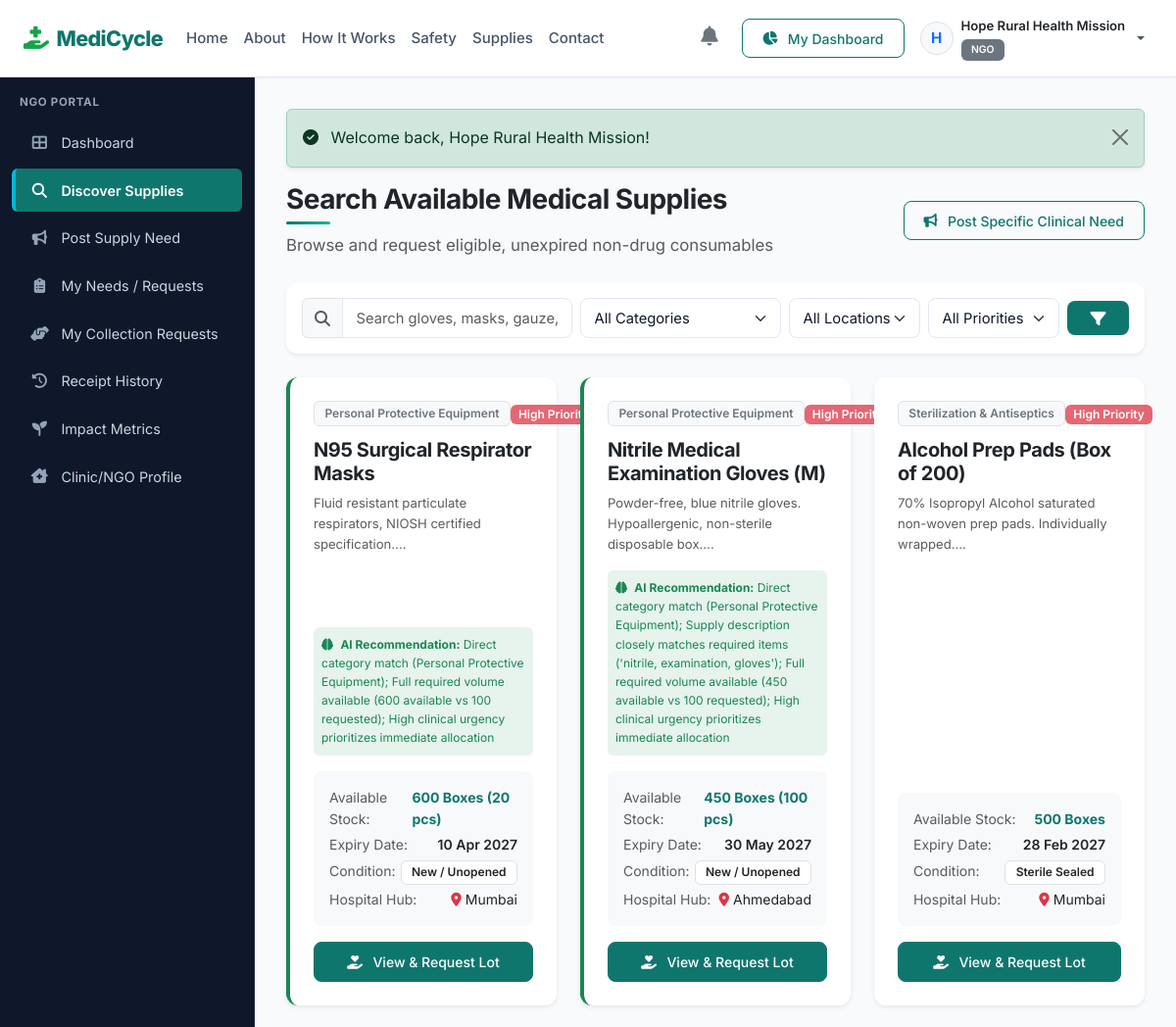
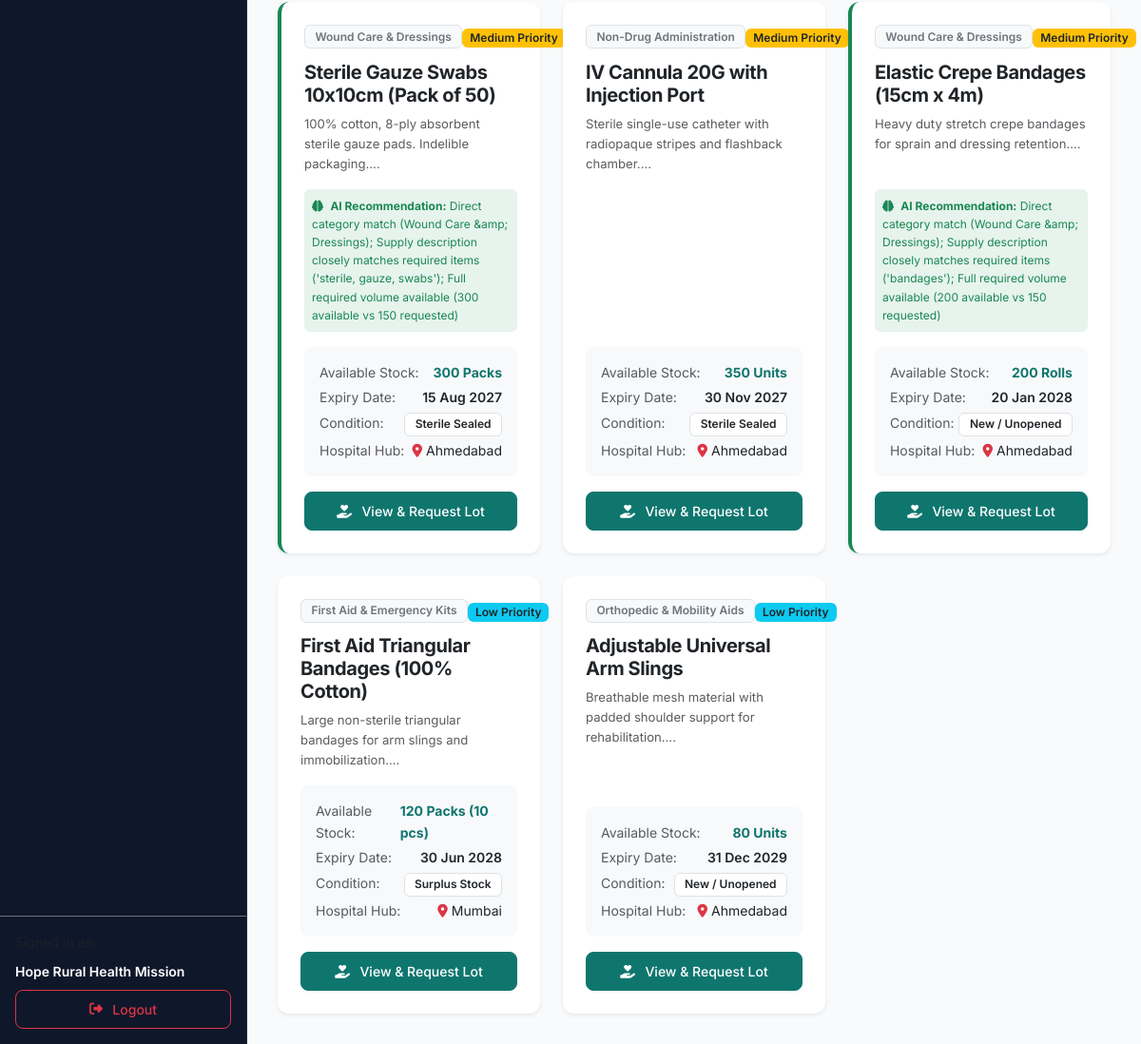
/ngo/search-supplies.php (signed in), run on the app's committed database (2 pictures, top to bottom).
### tables this page shows
CREATE TABLE medical_supplies (
    id INT AUTO_INCREMENT PRIMARY KEY,
    supplier_id INT NOT NULL,
    category_id INT NOT NULL,
    supply_name VARCHAR(150) NOT NULL,
    description TEXT,
    quantity INT NOT NULL,
    unit VARCHAR(50) NOT NULL,
    condition_status ENUM('New / Unopened', 'Sterile Sealed', 'Surplus Stock') NOT NULL,
    packaging_status ENUM('Original Factory Seal', 'Tamper Evident Packaging', 'Intact Outer Box') NOT NULL,
    expiry_date DATE NOT NULL,
    batch_number VARCHAR(100) DEFAULT NULL,
    storage_requirements VARCHAR(150) DEFAULT 'Room Temperature',
    location VARCHAR(150) NOT NULL,
    availability_date DATE DEFAULT NULL,
    minimum_request_quantity INT DEFAULT 1,
    status ENUM('Available', 'Reserved', 'Handed Over', 'Completed', 'Cancelled') DEFAULT 'Available',
    priority_score INT DEFAULT 50,
    priority_level ENUM('Low', 'Medium', 'High', 'Critical') DEFAULT 'Medium',
    created_at TIMESTAMP DEFAULT CURRENT_TIMESTAMP,
    updated_at TIMESTAMP DEFAULT CURRENT_TIMESTAMP ON UPDATE CURRENT_TIMESTAMP,
    CONSTRAINT fk_supply_supplier FOREIGN KEY (supplier_id) REFERENCES users(id) ON DELETE CASCADE,
    CONSTRAINT fk_supply_category FOREIGN KEY (category_id) REFERENCES categories(id) ON DELETE RESTRICT,
    INDEX idx_supply_status (status),
    INDEX idx_supply_expiry (expiry_date),
    INDEX idx_supply_priority (priority_score)
);

CREATE TABLE categories (
    id INT AUTO_INCREMENT PRIMARY KEY,
    category_name VARCHAR(100) NOT NULL UNIQUE,
    description TEXT,
    icon VARCHAR(50) DEFAULT 'fa-box-medical',
    status ENUM('active', 'inactive') DEFAULT 'active',
    created_at TIMESTAMP DEFAULT CURRENT_TIMESTAMP
);

CREATE TABLE organizations (
    id INT AUTO_INCREMENT PRIMARY KEY,
    user_id INT NOT NULL,
    organization_name VARCHAR(150) NOT NULL,
    organization_type VARCHAR(50) NOT NULL,
    license_number VARCHAR(100) DEFAULT NULL,
    address TEXT NOT NULL,
    city VARCHAR(100) NOT NULL,
    state VARCHAR(100) NOT NULL,
    pincode VARCHAR(20) NOT NULL,
    verification_status ENUM('pending', 'verified', 'rejected') DEFAULT 'verified',
    created_at TIMESTAMP DEFAULT CURRENT_TIMESTAMP,
    CONSTRAINT fk_org_user FOREIGN KEY (user_id) REFERENCES users(id) ON DELETE CASCADE,
    INDEX idx_org_city (city)
);

### ngo/search-supplies.php (the view, shortened to what this page needs)
<?php
require_once __DIR__ . '/../config/config.php';
$userId = $_SESSION['user_id'];
$search = clean($_GET['search'] ?? '');
$reqStmt = $pdo->prepare("SELECT * FROM requirements WHERE organization_id = ? AND status = 'Active'");
$reqStmt->execute([$userId]);
$myRequirements = $reqStmt->fetchAll();
$sql = "SELECT s.*, c.category_name, o.organization_name as supplier_name, o.city as supplier_city
        FROM medical_supplies s
        JOIN categories c ON s.category_id = c.id
        JOIN organizations o ON s.supplier_id = o.user_id
        WHERE s.status = 'Available' AND s.expiry_date > CURDATE()";
$params = [];
$sql .= " ORDER BY s.priority_score DESC, s.created_at DESC";
$stmt = $pdo->prepare($sql);
$stmt->execute($params);
$supplies = $stmt->fetchAll();
include __DIR__ . '/../includes/header.php';
include __DIR__ . '/../includes/navbar.php';
?>
<div class="app-container">
    <?php include __DIR__ . '/../includes/sidebar.php'; ?>
    <div class="app-content">
        <?php echo render_flash_messages(); ?>
        <div class="d-flex flex-wrap justify-content-between align-items-center mb-4">
            <div>
                <h3 class="fw-bold text-dark mb-1">Search Available Medical Supplies</h3>
                <div class="heading-accent-line start" style="width: 45px; height: 3px; margin: 0.35rem 0 0.5rem;"></div>
                <p class="text-muted small mb-0 page-headline">Browse and request eligible, unexpired non-drug consumables</p>
            </div>
            <a href="<?php echo BASE_URL; ?>/ngo/post-requirement.php" class="btn btn-outline-primary btn-sm">
                <i class="fas fa-bullhorn me-1"></i> Post Specific Clinical Need
            </a>
        </div>
        <div class="card border-0 shadow-sm mb-4">
            <div class="card-body p-3">
                <form action="<?php echo BASE_URL; ?>/ngo/search-supplies.php" method="GET" class="row g-2 align-items-center">
                    <div class="col-md-4">
                        <div class="input-group">
                            <span class="input-group-text bg-light"><i class="fas fa-search text-muted"></i></span>
                            <input type="text" class="form-control" name="search" value="<?php echo e($search); ?>" placeholder="Search gloves, masks, gauze, bandages...">
                        </div>
                    </div>
                    <div class="col-md-3">
                        <select class="form-select" name="category">
                            <option value="">All Categories</option>
                        </select>
                    </div>
                    <div class="col-md-2">
                        <select class="form-select" name="city">
                            <option value="">All Locations</option>
                        </select>
                    </div>
                    <div class="col-md-2">
                        <select class="form-select" name="priority">
                            <option value="">All Priorities</option>
                        </select>
                    </div>
                    <div class="col-md-1 d-flex gap-1">
                        <button type="submit" class="btn btn-teal w-100 text-white" style="background:#0f766e;">
                            <i class="fas fa-filter"></i>
                        </button>
                    </div>
                </form>
            </div>
        </div>
        <div class="row g-4">
            <?php if (!empty($supplies)): ?>
                <?php foreach ($supplies as $s): ?>
                    <?php
                        $isSmartMatch = false;
                        $matchReason = '';
                        foreach ($myRequirements as $req) {
                            $m = calculate_match_score($s, $req);
                            if ($m['is_recommended']) {
                                $isSmartMatch = true;
                                $matchReason = $m['summary'];
                                break;
                            }
                        }
                    ?>
                    <div class="col-md-6 col-lg-4">
                        <div class="card h-100 border-0 shadow-sm card-hover d-flex flex-column <?php echo $isSmartMatch ? 'border-start border-4 border-success' : ''; ?>">
                            <div class="card-body p-4 d-flex flex-column">
                                <div class="d-flex justify-content-between align-items-start mb-2">
                                    <span class="badge bg-light text-secondary border"><?php echo e($s['category_name']); ?></span>
                                    <div>
                                        <?php echo priority_badge($s['priority_level']); ?>
                                    </div>
                                </div>
                                <h5 class="fw-bold text-dark mt-1 mb-2">
                                    <a href="<?php echo BASE_URL; ?>/ngo/supply-details.php?id=<?php echo $s['id']; ?>" class="text-dark text-decoration-none">
                                        <?php echo e($s['supply_name']); ?>
                                    </a>
                                </h5>
                                <p class="text-muted small mb-3 flex-grow-1" style="font-size:0.82rem;">
                                    <?php echo e(substr($s['description'] ?? '', 0, 95)) . '...'; ?>
                                </p>
                                <?php if ($isSmartMatch): ?>
                                    <div class="p-2 mb-3 bg-success bg-opacity-10 text-success rounded small" style="font-size:0.75rem;">
                                        <i class="fas fa-brain me-1"></i> <strong>AI Recommendation:</strong> <?php echo e($matchReason); ?>
                                    </div>
                                <?php endif; ?>
                                <div class="bg-light p-3 rounded-3 small mb-3">
                                    <div class="d-flex justify-content-between mb-1">
                                        <span class="text-muted">Available Stock:</span>
                                        <span class="fw-bold text-teal"><?php echo number_format($s['quantity']) . ' ' . e($s['unit']); ?></span>
                                    </div>
                                    <div class="d-flex justify-content-between mb-1">
                                        <span class="text-muted">Expiry Date:</span>
                                        <span class="fw-semibold text-dark"><?php echo format_date($s['expiry_date']); ?></span>
                                    </div>
                                    <div class="d-flex justify-content-between mb-1">
                                        <span class="text-muted">Condition:</span>
                                        <span class="badge bg-white text-dark border"><?php echo e($s['condition_status']); ?></span>
                                    </div>
                                    <div class="d-flex justify-content-between">
                                        <span class="text-muted">Hospital Hub:</span>
                                        <span class="text-dark"><i class="fas fa-map-marker-alt text-danger me-1"></i><?php echo e($s['supplier_city']); ?></span>
                                    </div>
                                </div>
                                <div class="mt-auto">
                                    <a href="<?php echo BASE_URL; ?>/ngo/supply-details.php?id=<?php echo $s['id']; ?>" class="btn btn-primary btn-sm w-100">
                                        <i class="fas fa-hand-holding-heart me-1"></i> View & Request Lot
                                    </a>
                                </div>
                            </div>
                        </div>
                    </div>
                <?php endforeach; ?>
            <?php endif; ?>
        </div>
    </div>
</div>
<?php include __DIR__ . '/../includes/footer.php'; ?>

### includes/functions.php (shortened to what this page needs)
<?php
function e($string) {
    return htmlspecialchars((string)($string ?? ''), ENT_QUOTES, 'UTF-8');
}
function clean($data) {
    return trim(strip_tags((string)($data ?? '')));
}
function format_date($dateStr, $format = 'd M Y') {
    $timestamp = strtotime($dateStr);
    return $timestamp ? date($format, $timestamp) : 'N/A';
}
function priority_badge($priority) {
    $priority = trim($priority);
    $class = match(strtolower($priority)) {
        'critical' => 'bg-danger text-white',
        'high'     => 'bg-danger bg-opacity-75 text-white',
        'medium'   => 'bg-warning text-dark',
        'low'      => 'bg-info text-dark',
        default    => 'bg-secondary text-white'
    };
    return '<span class="badge ' . $class . ' px-2 py-1">' . e(ucfirst($priority)) . ' Priority</span>';
}
function calculate_match_score($supply, $requirement) {
    $score = 0;
    $reasons = [];
    if ($supply['category_id'] == $requirement['category_id']) {
        $score += 35;
        $reasons[] = "Direct category match (" . e($supply['category_name'] ?? 'Consumable') . ")";
    }
    $supplyWords = array_filter(explode(' ', strtolower($supply['supply_name'])));
    $reqWords = array_filter(explode(' ', strtolower($requirement['supply_name'])));
    $intersect = array_intersect($supplyWords, $reqWords);
    if (!empty($intersect)) {
        $score += 25;
        $reasons[] = "Supply description closely matches required items ('" . e(implode(', ', array_slice($intersect, 0, 3))) . "')";
    }
    $supplyCity = strtolower(trim($supply['location'] ?? ''));
    $reqCity = strtolower(trim($requirement['city'] ?? ''));
    if (!empty($supplyCity) && !empty($reqCity) && $supplyCity === $reqCity) {
        $score += 20;
        $reasons[] = "Nearby location in " . ucfirst($supplyCity) . " for fast handover";
    } else {
        $score += 8;
    }
    if ($supply['quantity'] >= $requirement['required_quantity']) {
        $score += 10;
        $reasons[] = "Full required volume available (" . $supply['quantity'] . " available vs " . $requirement['required_quantity'] . " requested)";
    } elseif ($supply['quantity'] > 0) {
        $score += 5;
        $reasons[] = "Partial fulfillment available (" . $supply['quantity'] . " in stock)";
    }
    if (isset($requirement['urgency']) && in_array($requirement['urgency'], ['High', 'Critical'])) {
        $score += 10;
        $reasons[] = "High clinical urgency prioritizes immediate allocation";
    }
    $score = min(100, max(0, $score));
    return [
        'score' => $score,
        'is_recommended' => $score >= 60,
        'summary' => implode('; ', $reasons),
        'reasons' => $reasons
    ];
}

### assets/css/style.css (style rules this page uses)
:root { --primary-color: #0F766E; --primary-hover: #115E59; --primary-light: #CCFBF1; --primary-bg: #F0FDFA; --secondary-green: #16A34A; --secondary-green-light: #DCFCE7; --accent-cyan: #06B6D4; --accent-cyan-light: #CFFAFE; --dark-slate: #0F172A; --muted-slate: #64748B; --border-color: #E2E8F0; --card-bg: #FFFFFF; --sidebar-bg: #0F172A; --sidebar-hover: #1E293B; --sidebar-active: #0F766E; --sidebar-text: #F1F5F9; --sidebar-muted: #94A3B8; --card-shadow: 0 1px 3px rgba(15, 23, 42, 0.06), 0 1px 2px rgba(15, 23, 42, 0.04); --card-shadow-hover: 0 10px 15px -3px rgba(15, 23, 42, 0.08), 0 4px 6px -4px rgba(15, 23, 42, 0.03); --card-shadow-elevated: 0 20px 25px -5px rgba(15, 23, 42, 0.1), 0 8px 10px -6px rgba(15, 23, 42, 0.05); }
* { box-sizing: border-box; }
html { min-height: 100%; scroll-behavior: smooth; }
body { min-height: 100vh; font-family: 'Inter', -apple-system, BlinkMacSystemFont, 'Segoe UI', Roboto, Helvetica, Arial, sans-serif; background-color: #F8FAFC; color: var(--dark-slate); line-height: 1.6; display: flex; flex-direction: column; overflow-x: hidden; }
section, header, footer, main, .app-container { flex-shrink: 0; }
h1, h2, h3, h4, h5, h6 { font-weight: 700; color: var(--dark-slate); letter-spacing: -0.02em; }
.text-teal { color: var(--primary-color) !important; }
.heading-accent-line { width: 60px; height: 3.5px; background: linear-gradient(90deg, #0F766E, #14B8A6); border-radius: 4px; margin: 0.65rem auto 1.15rem; display: block; }
.heading-accent-line.start { margin: 0.65rem 0 1.15rem; }
.page-headline { font-size: 1.05rem; color: #64748B; line-height: 1.6; }
.btn { font-weight: 500; border-radius: 8px; padding: 0.55rem 1.25rem; transition: all 0.18s ease-in-out; display: inline-flex; align-items: center; justify-content: center; gap: 0.4rem; }
.btn-primary { background-color: var(--primary-color); border-color: var(--primary-color); color: #FFFFFF; }
.btn-outline-primary { color: var(--primary-color); border-color: var(--primary-color); background-color: transparent; }
.card { background-color: var(--card-bg); border: 1px solid var(--border-color); border-radius: 12px; box-shadow: var(--card-shadow); transition: transform 0.2s ease, box-shadow 0.2s ease; }
.app-container { display: flex; flex: 1 1 auto; min-height: calc(100vh - 65px); }
.app-content { flex-grow: 1; padding: 2rem; overflow-y: auto; background-color: #F8FAFC; min-width: 0; }
.badge { font-weight: 600; font-size: 0.75rem; padding: 0.35rem 0.65rem; border-radius: 6px; }
.form-control, .form-select { border: 1px solid var(--border-color); border-radius: 8px; padding: 0.55rem 0.85rem; font-size: 0.92rem; color: var(--dark-slate); transition: border-color 0.15s ease, box-shadow 0.15s ease; }
select.form-select, select.form-control { color: #0F172A !important; background-color: #FFFFFF !important; }
select.form-select option, select.form-control option { background-color: #FFFFFF !important; color: #0F172A !important; padding: 8px 12px; }
select.form-select option:checked, select.form-control option:checked { background-color: #0F766E !important; color: #FFFFFF !important; font-weight: 600; }

### data on the page
medical_supplies: category.category_name "Personal Protective Equipment", priority_level "High", supply_name "N95 Surgical Respirator Masks", description "Fluid resistant particulate respirators, NIOSH certified specification.", matchReason "Direct category match (Personal Protective Equipment); Full required volume available (600 available vs 100 requested); High clinical urgency prioritizes immediate allocation", quantity "600", unit "Boxes (20 pcs)", expiry_date "10 Apr 2027", condition_status "New / Unopened", organizations.city "Mumbai"
medical_supplies: category.category_name "Personal Protective Equipment", priority_level "High", supply_name "Nitrile Medical Examination Gloves (M)", description "Powder-free, blue nitrile gloves. Hypoallergenic, non-sterile disposable box.", matchReason "Direct category match (Personal Protective Equipment); Supply description closely matches required items ('nitrile, examination, gloves'); Full required volume available (450 available vs 100 requested); High clinical urgency prioritizes immediate allocation", quantity "450", unit "Boxes (100 pcs)", expiry_date "30 May 2027", condition_status "New / Unopened", organizations.city "Ahmedabad"
medical_supplies: category.category_name "Sterilization & Antiseptics", priority_level "High", supply_name "Alcohol Prep Pads (Box of 200)", description "70% Isopropyl Alcohol saturated non-woven prep pads. Individually wrapped.", quantity "500", unit "Boxes", expiry_date "28 Feb 2027", condition_status "Sterile Sealed", organizations.city "Mumbai"
medical_supplies: category.category_name "Wound Care & Dressings", priority_level "Medium", supply_name "Sterile Gauze Swabs 10x10cm (Pack of 50)", description "100% cotton, 8-ply absorbent sterile gauze pads. Indelible packaging.", matchReason "Direct category match (Wound Care &amp; Dressings); Supply description closely matches required items ('sterile, gauze, swabs'); Full required volume available (300 available vs 150 requested)", quantity "300", unit "Packs", expiry_date "15 Aug 2027", condition_status "Sterile Sealed", organizations.city "Ahmedabad"
medical_supplies: category.category_name "Non-Drug Administration", priority_level "Medium", supply_name "IV Cannula 20G with Injection Port", description "Sterile single-use catheter with radiopaque stripes and flashback chamber.", quantity "350", unit "Units", expiry_date "30 Nov 2027", condition_status "Sterile Sealed", organizations.city "Ahmedabad"
medical_supplies: category.category_name "Wound Care & Dressings", priority_level "Medium", supply_name "Elastic Crepe Bandages (15cm x 4m)", description "Heavy duty stretch crepe bandages for sprain and dressing retention.", matchReason "Direct category match (Wound Care &amp; Dressings); Supply description closely matches required items ('bandages'); Full required volume available (200 available vs 150 requested)", quantity "200", unit "Rolls", expiry_date "20 Jan 2028", condition_status "New / Unopened", organizations.city "Ahmedabad"
medical_supplies: category.category_name "First Aid & Emergency Kits", priority_level "Low", supply_name "First Aid Triangular Bandages (100% Cotton)", description "Large non-sterile triangular bandages for arm slings and immobilization.", quantity "120", unit "Packs (10 pcs)", expiry_date "30 Jun 2028", condition_status "Surplus Stock", organizations.city "Mumbai"
medical_supplies: category.category_name "Orthopedic & Mobility Aids", priority_level "Low", supply_name "Adjustable Universal Arm Slings", description "Breathable mesh material with padded shoulder support for rehabilitation.", quantity "80", unit "Units", expiry_date "31 Dec 2029", condition_status "New / Unopened", organizations.city "Ahmedabad"

### other printed values
substr($currentUser['name'], 0, 1) "H"
$currentUser['name'] "Hope Rural Health Mission"
$currentUser['role'] "NGO"
$message "Welcome back, Hope Rural Health Mission!"
